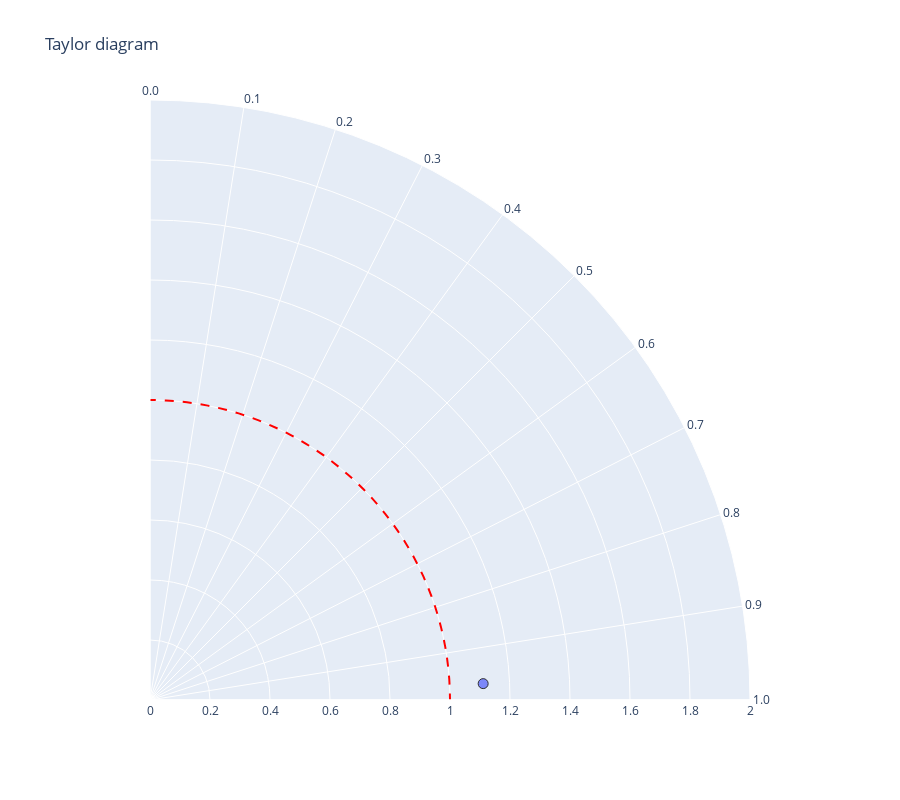

The code cell stored with this chart in its notebook:
### Markdown cell above
### Taylor Diagram

### Code cell
fig = viewer.taylor_diagram(1, client=client)
# dont show legend
fig.update_layout(showlegend=False)
fig.show()

### Figure 1 — Plotly figure (JSON) as saved in the notebook; plotly's stock layout.template omitted (floating-point values rounded to 4 significant figures)
{"data": [{"customdata": [["Hot climato x Individual 0 x Night", 0.9687, 1.112, 0.258]], "hovertemplate": ["<b>%{customdata[0]}</b><br><br>Correlation: %{customdata[1]:.2f}<br>Normalized STD: %{customdata[2]:.2f}<br>Normalized Bias: %{customdata[4]:.2f}<br>"], "legendgroup": "royalblue, Hot climato x Individual 0 x Night", "marker": {"color": "#636efa", "line": {"color": "black", "width": 1}, "opacity": 0.8, "size": 10, "symbol": "circle"}, "mode": "markers", "name": "royalblue, Hot climato x Individual 0 x Night", "r": [1.112], "showlegend": true, "subplot": "polar", "theta": [87.19], "type": "scatterpolar"}, {"hoverinfo": "skip", "line": {"color": "red", "dash": "dash", "width": 2}, "mode": "lines", "r": [1, 1, 1, 1, 1, 1, 1, 1, 1, 1, 1, 1, 1, 1, 1, 1, 1, 1, 1, 1, 1, 1, 1, 1, 1, 1, 1, 1, 1, 1, 1, 1, 1, 1, 1, 1, 1, 1, 1, 1, 1, 1, 1, 1, 1, 1, 1, 1, 1, 1, 1, 1, 1, 1, 1, 1, 1, 1, 1, 1, 1, 1, 1, 1, 1, 1, 1, 1, 1, 1, 1, 1, 1, 1, 1, 1, 1, 1, 1, 1, 1, 1, 1, 1, 1, 1, 1, 1, 1, 1], "showlegend": false, "theta": [-90, -87.98, -85.96, -83.93, -81.91, -79.89, -77.87, -75.84, -73.82, -71.8, -69.78, -67.75, -65.73, -63.71, -61.69, -59.66, -57.64, -55.62, -53.6, -51.57, -49.55, -47.53, -45.51, -43.48, -41.46, -39.44, -37.42, -35.39, -33.37, -31.35, -29.33, -27.3, -25.28, -23.26, -21.24, -19.21, -17.19, -15.17, -13.15, -11.12, -9.101, -7.079, -5.056, -3.034, -1.011, 1.011, 3.034, 5.056, 7.079, 9.101, 11.12, 13.15, 15.17, 17.19, 19.21, 21.24, 23.26, 25.28, 27.3, 29.33, 31.35, 33.37, 35.39, 37.42, 39.44, 41.46, 43.48, 45.51, 47.53, 49.55, 51.57, 53.6, 55.62, 57.64, 59.66, 61.69, 63.71, 65.73, 67.75, 69.78, 71.8, 73.82, 75.84, 77.87, 79.89, 81.91, 83.93, 85.96, 87.98, 90], "type": "scatterpolar"}], "layout": {"coloraxis": {"colorbar": {"len": 0.7, "orientation": "h", "title": {"side": "top", "text": "Bias"}, "x": 0.5, "xanchor": "center", "y": -0.1, "yanchor": "top"}}, "height": 800, "legend": {"title": {"text": "Station x Day/Night"}, "tracegroupgap": 0, "x": 1, "xanchor": "right", "y": 1, "yanchor": "top"}, "margin": {"b": 100, "l": 100, "r": 100, "t": 100}, "polar": {"angularaxis": {"direction": "clockwise", "dtick": 9, "rotation": 90, "tickmode": "array", "ticktext": ["-1.0", "-0.9", "-0.8", "-0.7", "-0.6", "-0.5", "-0.4", "-0.3", "-0.2", "-0.1", "0.0", "0.1", "0.2", "0.3", "0.4", "0.5", "0.6", "0.7", "0.8", "0.9", "1.0"], "tickvals": [-90, -81, -72, -63, -54, -45, -36, -27, -18, -9, 0, 9, 18, 27, 36, 45, 54, 63, 72, 81, 90]}, "domain": {"x": [0, 1], "y": [0, 1]}, "radialaxis": {"range": [0, 2]}, "sector": [0, 90]}, "showlegend": false, "title": {"text": "Taylor diagram"}}}
